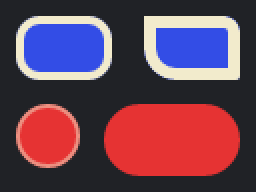
#> input picture src/overlay/render/raster/golden/boxes@2.png, 128 x 96 px (shown 2 times larger)
$ python -i annotate.py   (imports and definitions only)
#> lines starting #> are read from the running program, lines starting #| are printed output that depends on the picture
#!/usr/bin/env python3
"""Annotates screenshots for the manual.

usage: scripts/annotate.py <spec.json>...
       scripts/annotate.py grid <screenshot.png>... [x y w h]

A spec is a JSON list of images:
  {"src": "screenshots/manual/x.png",   # a raw screenshot (see `padwight debug gui`)
   "out": "docs/images/manual/x.png",
   "crop": [x, y, w, h],                # optional, in the source's pixels
   "marks": [ ... ]}                    # coordinates are in the source's pixels too

Marks:
  {"box":   [x, y, w, h], "n": 1}       a rectangle, with a numbered badge on its corner when "n" is set
  {"arrow": [x0, y0, x1, y1]}           an arrow, head at (x1, y1)
  {"note":  [x, y], "text": "..."}      a label (a badge-colored pill) with its top left at (x, y)
  {"dim":   [x, y, w, h]}               dims everything outside the rectangle (a spotlight)
  {"blur":  [x, y, w, h]}               hides a region

Spec keys besides "marks": "crop" [x, y, w, h]; "autocrop" <margin> (the part that isn't plain background, for overlay
scenes; applied before "crop"); "scale" <factor> (applied last).

`grid` writes each screenshot with a labeled 50-pixel grid to screenshots/manual/grid/, for reading coordinates.
"""
import json
import math
import sys
from pathlib import Path

from PIL import Image, ImageChops, ImageDraw, ImageFilter, ImageFont

ACCENT = (232, 89, 12, 255)
INK = (255, 255, 255, 255)
FONT = Path(__file__).resolve().parent.parent / "assets/fonts/Inter-Regular.ttf"


def font(size):
    return ImageFont.truetype(str(FONT), size)


def badge(draw, cx, cy, n, r=11):
    draw.ellipse([cx - r, cy - r, cx + r, cy + r], fill=ACCENT, outline=INK, width=2)
    draw.text((cx, cy), str(n), fill=INK, font=font(14), anchor="mm")


# [15 lines left out: functions arrow, note, not called in this run]


def grid(path, crop=None):
    g = Image.open(path).convert("RGBA")
#> g is the input picture: PIL image 128x96 RGBA; mean R, G, B, A 104.3, 66, 84.8, 255
    gd = ImageDraw.Draw(g)
    for x in range(0, g.width, 50):
        gd.line([x, 0, x, g.height], fill=(255, 0, 255, 90 if x % 100 else 160))
        if x % 100 == 0:
            gd.text((x + 2, 2), str(x), fill=(200, 0, 200, 255), font=font(11))
    for y in range(0, g.height, 50):
        gd.line([0, y, g.width, y], fill=(255, 0, 255, 90 if y % 100 else 160))
        if y % 100 == 0:
            gd.text((2, y + 2), str(y), fill=(200, 0, 200, 255), font=font(11))
    if crop:
        x, y, w, h = crop
        g = g.crop((x, y, x + w, y + h))
    out = Path("screenshots/manual/grid") / Path(path).name
    out.parent.mkdir(parents=True, exist_ok=True)
    g.convert("RGB").save(out)
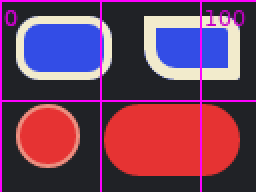
#> saved as boxes@2.png: PIL image 128x96 RGB (shown 2 times larger); mean R, G, B 113.7, 63.4, 94.1
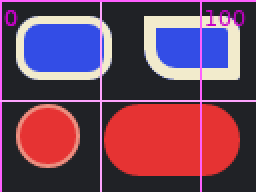
#> g: PIL image 128x96 RGBA (shown 2 times larger); mean R, G, B, A 113.7, 63.4, 94.1, 249.6; transparent parts drawn white
    print(out)


# [54 lines left out: functions render, main, not called in this run]


# [2 lines not run here, left out]

>>> result = grid('../src/overlay/render/raster/golden/boxes@2.png')

$ run again, on src/overlay/render/raster/golden/paths.png
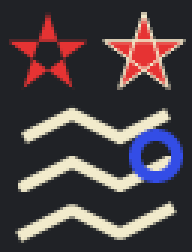
#> input picture src/overlay/render/raster/golden/paths.png, 64 x 84 px (shown 3 times larger)
#> in grid, g is the input picture: PIL image 64x84 RGBA; mean R, G, B, A 73.6, 64.8, 68.5, 255
#> in grid, `g.convert("RGB").save(out)`:
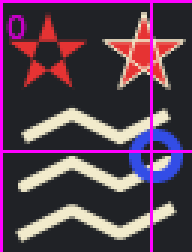
#> saved as paths.png: PIL image 64x84 RGB (shown 3 times larger); mean R, G, B 85.4, 62, 79.9
#> in grid, `g.convert("RGB").save(out)`:
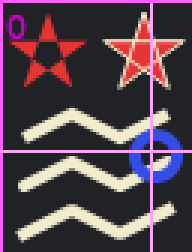
#> g: PIL image 64x84 RGBA (shown 3 times larger); mean R, G, B, A 85.4, 62, 79.9, 247.9; transparent parts drawn white
